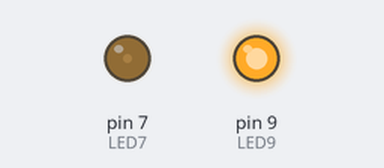
Recording of a sketch running on a simulated Arduino Uno, built with avr-gcc and run on an emulated ATmega328P. On the bench: output pins drawn as LEDs (lit = HIGH).

Above: at 0.1 s.
Timing chart, 0 to 1.6 s (numbered marks = the images above):
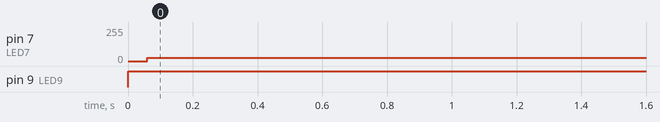

The sketch:

02-basic-simulation.ino
```cpp
// PIN 9 support PWM but PIN 7 does not
// but you should see similar brightness
const int LED7 = 7;
const int LED9 = 9;

void setup() {
  pinMode(LED7, OUTPUT);
}

void loop() {
  // LED9 is set to be 16/255 about 1/16 brightness
  analogWrite(LED9, 255);
  // simulate the same brightness with delays
  digitalWrite(LED7, HIGH);
  delay(1);
  digitalWrite(LED7, LOW);
  delay(9);
}
```

Measured:
- by itself, pin 7 (LED7): 0/255 → 26/255 at 0.06 s
- by itself, pin 9 (LED9): LOW → HIGH at 0.00 s
